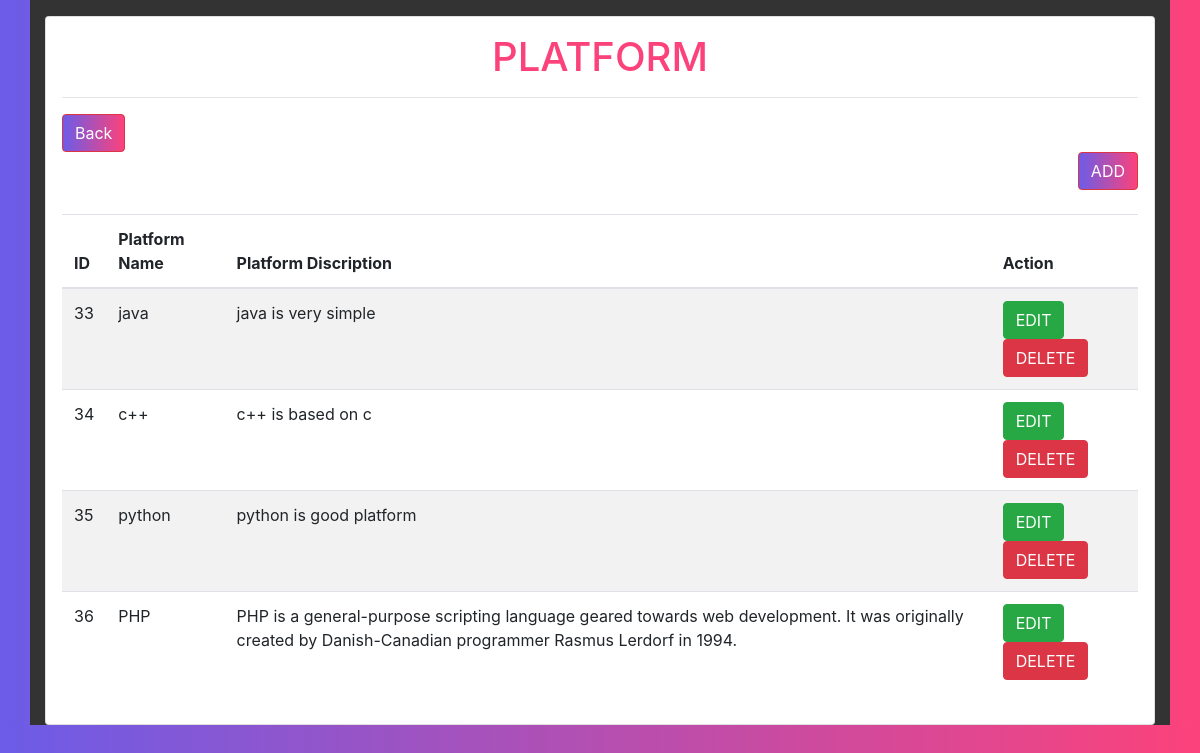
The app's page /appadmin/show/ with its own data.
### appadmin/models.py (models this page shows)
class platform(models.Model):
    platformid=models.AutoField(primary_key=True)
    platformname=models.CharField(max_length=255, default='', null=True)
    platformdsp=models.CharField(max_length=2055, default='', null=True)

### appadmin/views.py (the view)
# urls.py: path('show/',views.show, name='show'),
def show(request):
    platforms=platform.objects.all()
    return render(request, 'platform.html', {'platform':platforms})

### appadmin/templates/platform.html (shortened to what this page needs)
<!doctype html>
<html lang="en">
<html>
<head>
<link rel="stylesheet" href="https://maxcdn.bootstrapcdn.com/bootstrap/4.0.0/css/bootstrap.min.css"
>
</head>
<body style="background-image: linear-gradient(90deg, var(--violet), var(--pink));">
<div class="container" style="background-color:#333;">
    <div class="row"  >
        <div class="col-md-12">
            <div class="card p-3 mt-3" >
                <center>
                    <h1 style="color: #FC427B;"> PLATFORM</h1><hr>
                </center>
                <a href="{% url 'dashbord' %}">
                    <button type="button" class='btn btn-danger float-left'  style="background-image: linear-gradient(90deg, var(--violet), var(--pink));">
                        Back
                    </button></a>
                <a href="{% url 'platformadd' %}">
                <button type="button" class='btn btn-danger float-right'  style="background-image: linear-gradient(90deg, var(--violet), var(--pink));">
                    ADD
                </button></a>
                <div class="table-responsive">
                    <table class="table table-striped table-light" style="background-color: transparent;">
                        <thead>
                            <tr>
                                <th>ID</th>
                                <th>Platform Name</th>
                                <th>Platform Discription</th>
                                <th>Action</th>
                            </tr>
                        </thead>
                        <tbody>
                            {% for i in platform %}
                            <tr>
                                <td>{{i.platformid}}</td>
                                <td>{{i.platformname}}</td>
                                <td>{{i.platformdsp}}</td>
                                <td>
                                    <a href="/appadmin/platformedit/{{i.platformid}}">
                                        <button type="button" class='btn btn-success'>
                                            EDIT
                                        </button>
                                    </a>
                                    <a href="/appadmin/delete/{{i.platformid}}">
                                        <button type="button" class='btn btn-danger'>
                                            DELETE
                                        </button>
                                    </a>
                                </td>
                            </tr>
                            {% endfor%}
                        </tbody>
                    </table>
                </div>
            </div>
        </div>
    </div>
</div>
</body>
</html>

### appadmin/templates/platform.html (style rules this page uses)
:root { --violet:#6c5ce7; --pink:#FC427B; --gradient:linear-gradient(90deg, var(--violet), var(--pink)); }

### records on screen
platform: platformid "33", platformname "java", platformdsp "java is very simple"
platform: platformid "34", platformname "c++", platformdsp "c++ is based on c"
platform: platformid "35", platformname "python", platformdsp "python is good platform"
platform: platformid "36", platformname "PHP", platformdsp "PHP is a general-purpose scripting language geared towards web development. It was originally created by Danish-Canadian programmer Rasmus Lerdorf in 1994."
